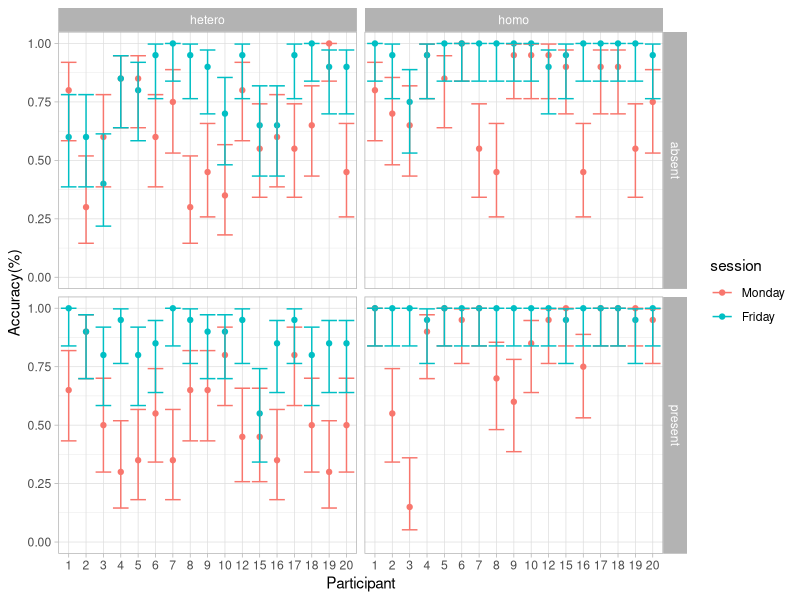
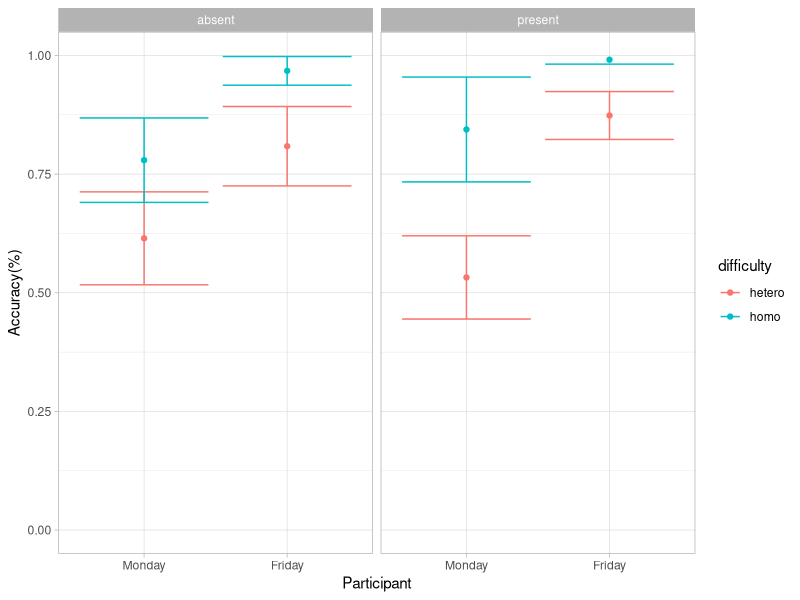
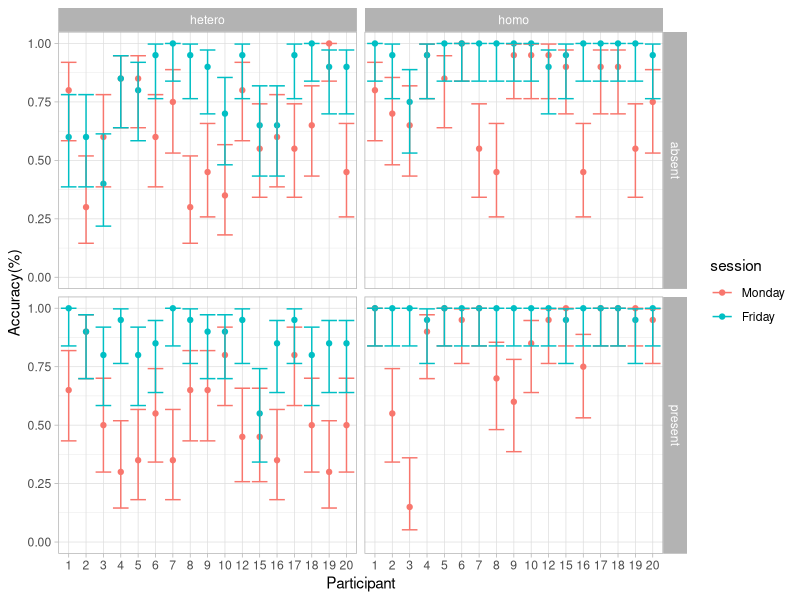
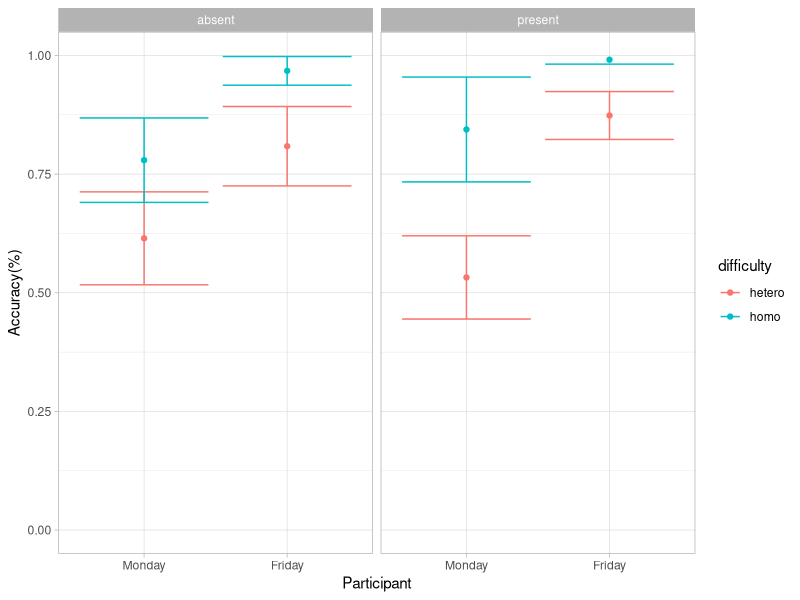

Source code (R) for these figures, in order:
library(lme4)
library(ggplot2)
library(scales)
library(dplyr)
library(boot)
library(gridExtra)
library(Hmisc)

cbPalette <- c("#E69F00", "#56B4E9")

# TODO: check subjects to replace!
# setwd("C:/Users/r02al13/Documents/GitHub/HemianopiaTraining")
# here is a list of the subjects we want to exlude from the analysis:
#subjectsToRemove = 3

# read in acc data:
print("Processing Acc data")
dat <- read.csv("../data/Acc20.txt", sep="\t")
names(dat) = c("subj","session", "trialNum","difficulty", "targPresent", "targSide", "acc")
dat$targPresent = as.factor(dat$targPresent)
levels(dat$targPresent) = c("absent", "present")
# remove some subjects
dat$subj = as.factor(dat$subj)
dat$session = as.factor(dat$session)
dat$difficulty= as.factor(dat$difficulty)
levels(dat$difficulty) = c("hetero", "homo")
dat$session= as.factor(dat$session)
levels(dat$session) = c("Monday", "Friday")


#dat = (dat[!(dat$subj%in% subjectsToRemove),])
dat$subj = factor(dat$subj)

# save!!!
saveRDS(dat,file="../data/AccData200ms.Rda")



#  why is the line below here?
# dat = dat[which(dat$trial>9),]

accdat  = (dat
	%>% group_by(subj, difficulty, targPresent, session)
	%>% summarise(
		accuracy = mean(acc),
		nTrials = length(acc)))

bci95 =	binconf(accdat$accuracy*accdat$nTrials, accdat$nTrials)
accdat$lower = bci95[,2]
accdat$upper = bci95[,3]
rm(bci95)


pAcc2 = ggplot(accdat, aes(x=subj, y=accuracy, colour=session,ymin=lower,ymax=upper)) 
pAcc2 = pAcc2 + geom_point() 
pAcc2 = pAcc2 + theme_light()
pAcc2 = pAcc2 + scale_y_continuous(name="Accuracy(%)", limits=c(0,1)) 
pAcc2 = pAcc2 + scale_x_discrete(name="Participant")+scale_fill_manual(name="Search Difficulty", values=cbPalette)+ facet_grid(targPresent~difficulty)
pAcc2 = pAcc2 + geom_errorbar()
pAcc2
ggsave("../plots/accuracy200msc.jpg",dpi=600, width=12, height=6)
write.csv(accdat, "../data/accDat200ms.txt", row.names=F)


accdat2 = (accdat
	%>%group_by(difficulty, targPresent, session)
	%>% summarise(
		meanAccuracy = mean(accuracy),
		std = sd(accuracy),
		nPeople = length(accuracy),
		stder = std/sqrt(nPeople),
		lower = meanAccuracy - 1.96*stder,
		upper = meanAccuracy + 1.96*stder))

pAcc3 = ggplot(accdat2, aes(x=session, y=meanAccuracy, colour=difficulty, ymin=lower,ymax=upper)) 
pAcc3 = pAcc3 + geom_point() 
pAcc3 = pAcc3 + theme_light()
pAcc3 = pAcc3 + scale_y_continuous(name="Accuracy(%)", limits=c(0,1)) 
pAcc3 = pAcc3 + scale_x_discrete(name="Participant")+scale_fill_manual(name="Search Difficulty", values=cbPalette)+ facet_grid(.~targPresent)
pAcc3 = pAcc3 + geom_errorbar()
pAcc3
ggsave("../plots/accuracy200msc2.jpg",dpi=600, width=6, height=4)
